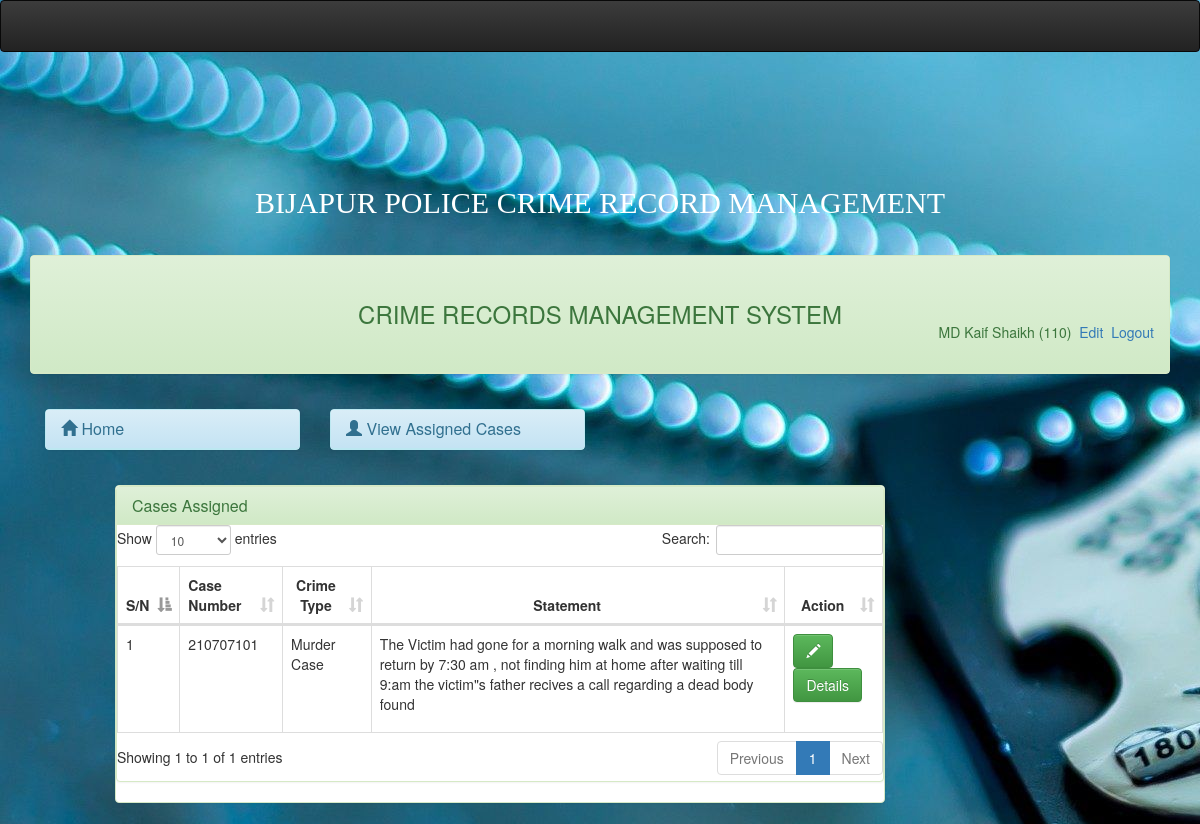
The page /cid/ (signed in) on the database its author committed.
### tables this page shows
CREATE TABLE `userlogin` (
  `id` int(11) NOT NULL,
  `staffid` varchar(20) NOT NULL,
  `status` varchar(50) NOT NULL,
  `password` varchar(50) NOT NULL,
  `surname` varchar(50) NOT NULL,
  `othernames` varchar(50) NOT NULL
);

CREATE TABLE `case_table` (
  `case_id` varchar(20) NOT NULL,
  `statement` varchar(200) NOT NULL,
  `caseid` int(11) NOT NULL,
  `date_added` datetime DEFAULT NULL,
  `staffid` varchar(30) NOT NULL,
  `case_type` varchar(50) NOT NULL,
  `status` varchar(50) NOT NULL,
  `cid` varchar(20) NOT NULL DEFAULT 'Not Yet',
  `complete_date` date NOT NULL,
  `diary_of_action` varchar(200) NOT NULL
);

### cid/session.php (called while the page is built, shortened)
<?php
$session_id=$_SESSION['staffid'];
?>

### cid/index.php (the view, shortened to what this page needs)
<?php
include('dbconnect.php');
include('header.php');
 ?>
<br />
<div class="container-fluid">
	<?php include('menubar.php');?>
	<div class="col-md-1"></div>
	<div class="col-md-8">
		<div class="panel panel-success">
			<div class="panel panel-success">
			 	<div class="panel-heading">
			 		<h3 class="panel-title">
			 			Cases Assigned
			 		</h3>
			 	</div>
<div id="trans-table">
<table id="myTable-trans" class="table table-bordered table-hover" cellspacing="0">
	<thead>
	    <tr>
	        <th>S/N</th>
	         <th>Case Number</th>
	        <th ><center>Crime Type</center></th>
	        <th><center>Statement</center></th>
	        <th><center>Action</center></th>
	    </tr>
	</thead>
    <tbody>
    	<?php
		$sn=0;
		$query=mysqli_query($dbcon,"select * from case_table where cid='$session_id'");
		while($row = mysqli_fetch_array($query)){
		$id = $row['case_id'];
		$sn++;
		?>
		<tr>
        <td><?php echo $sn;?></td>
        <td><?php echo $row['case_id'];?></td>
		<td><?php echo $row['case_type'];?></td>
		<td><?php echo $row['statement']; ?></td>
		<td class="empty" width="">
		<a data-placement="left" title="Click to Edit" id="edit<?php echo $id; ?>" href="cidstatement.php <?php echo '?edit='.$id; ?>" class="btn btn-success"><span class="glyphicon glyphicon-pencil" aria-hidden="true"></span></a>
		<a data-placement="left" title="Click to view" id="view<?php echo $id;?>" href="casedetails.php<?php echo '?id='.$id; ?>" class="btn btn-success">Details<i class="icon-pencil icon-large"></i></a>
		</td>
		</tr>
	<?php } ?>
    </tbody>
</table>
</div>
</div>
	</div>
</div>
</body>
</html>

### cid/menubar.php
<div class="col-md-12">
	<div class="panel panel-success">
		<div class="panel-heading" style="padding-bottom: 50px;">
			<center><h3 style="position: relative;top:15px;">CRIME RECORDS MANAGEMENT SYSTEM</h3></center>
					<?php
					include('session.php');
					include('dbconnect.php');
					$query= mysqli_query($dbcon,"select * from userlogin where staffid = '$session_id'")or die(mysql_error());
					$row = mysqli_fetch_array($query);
					?>
                           <span class="pull-right">
                              <?php echo $row['surname']." ". $row['othernames']." (" .$row['staffid'].")";  ?>
                                 <a href="profile.php"><i class="icon-signout icon-large"></i>&nbsp;Edit</a>
                                  <a href="logout.php"><i class="icon-signout icon-large"></i>&nbsp;Logout</a>
                                 </span>
                   </div>
		</div>
		<div class="panel-body">
			<div class="row">
				<div class="col-md-3">
					<div class="panel panel-info">
						<div class="panel-heading">
							<h3 class="panel-title"> <a href="index.php">
								<span class="glyphicon glyphicon-home" aria-hidden="true"></span> Home</a>
						</div>
					</div>
				</div>
				<div class="col-md-3">
					<div class="panel panel-info">
						<div class="panel-heading">
							<h3 class="panel-title"> <a href="index.php">
								<span class="glyphicon glyphicon-user" aria-hidden="true"></span> View Assigned Cases</a>
						</div>
					</div>
				</div>
			</div>
		</div>
	</div>
</div>

### cid/assets/css/simple-sidebar.css (style rules this page uses)
body { overflow-x: hidden; }

### rows shown on the page
userlogin: surname "MD Kaif", othernames "Shaikh", staffid "110"
case_table: case "210707101", case_type "Murder Case", statement "The Victim had gone for a morning walk and was supposed to return by 7:30 am , not finding him at home after waiting till 9:am the victim\"s father recives a call regarding a dead body found"
